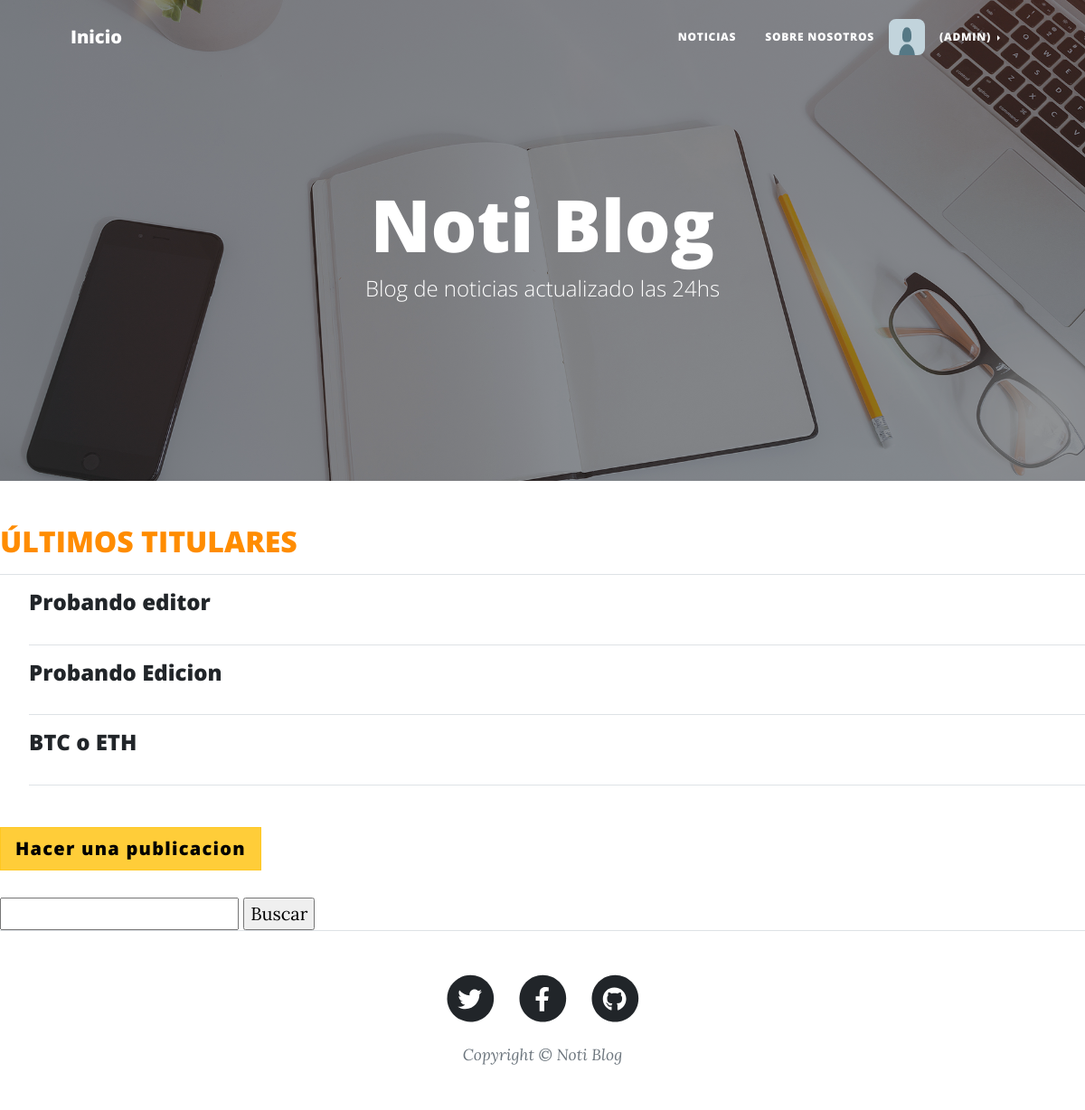
The page /PlayApp/publicaciones/ (signed in) on the database as committed earlier.
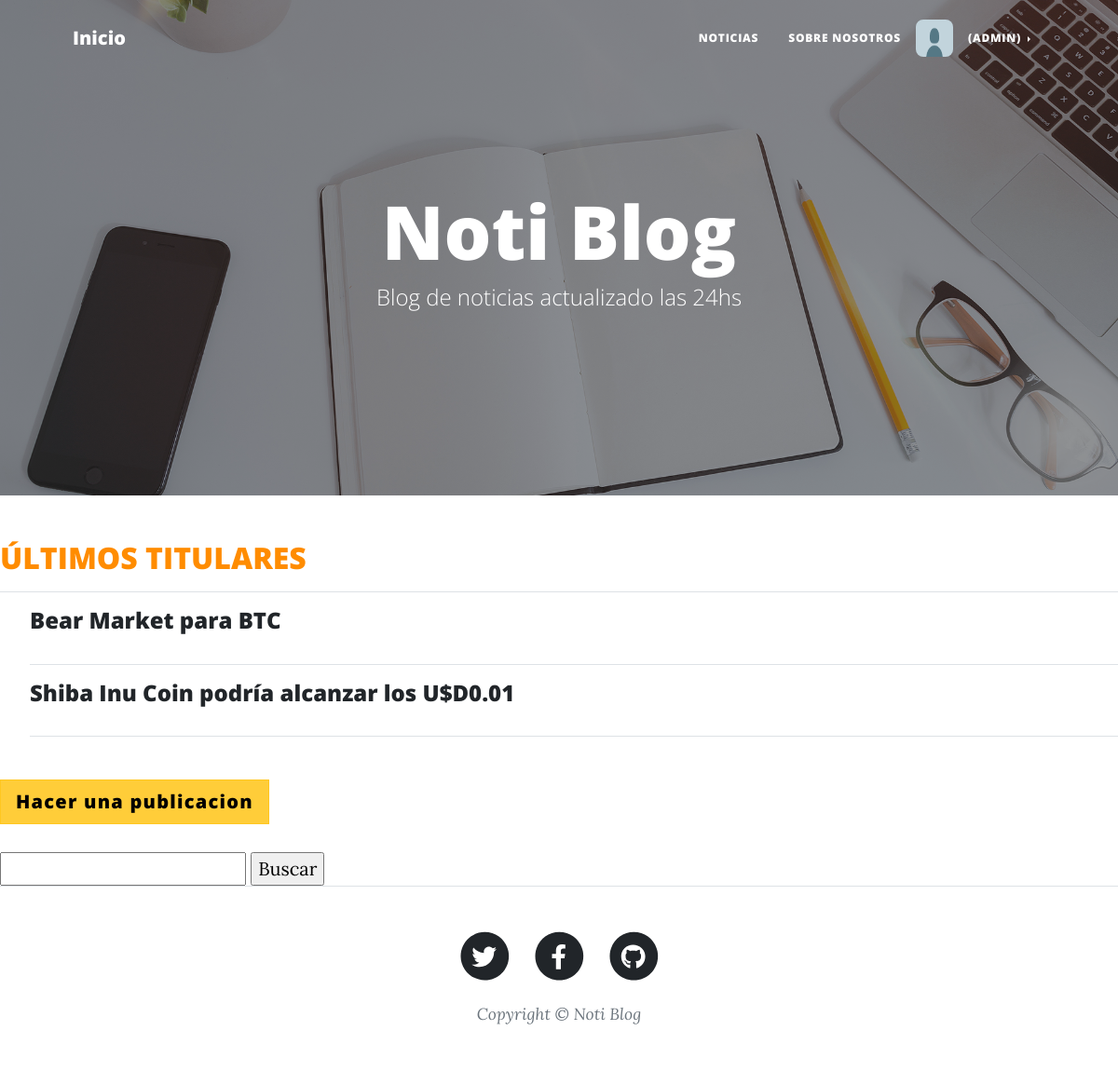
The same page on the database as committed later.
### PlayApp/models.py (models this page shows, shortened)
class Publicacion(models.Model):
    titulo = models.CharField(max_length=50, null=False, blank=False)
    autor = models.ForeignKey(settings.AUTH_USER_MODEL, on_delete=models.CASCADE)
    subtitulo = models.CharField(max_length=100, null=False, blank=False)
    noticia = RichTextField(max_length=5000)
    imagen = models.ImageField(upload_to=upload_publicacion, null=False, blank=False)
    fecha_publi= models.DateTimeField(auto_now_add=True, verbose_name="fecha publicación")
    fecha_actualizacion = models.DateTimeField(auto_now=True, verbose_name="fecha actualización")
    slug = models.SlugField(blank=True, unique=True)

### PlayApp/views.py (the view)
# urls.py: path("publicaciones/", views.publicaciones, name = "Publicaciones"),
def publicaciones(request):
    publis = Publicacion.objects.all().order_by('-fecha_publi') [0:3]
    return render(request, "PlayApp/T04-publicaciones.html", {"publis": publis})

### PlayApp/Templates/PlayApp/T04-publicaciones.html
{% extends "PlayApp/T01-view.html" %}
{% load static %}
{% block ContenidoTemplate %}
<h2 style="color:darkorange">ÚLTIMOS TITULARES</h2><hr>
{% for object in publis %}
    <ul>
        <h4><a href="{% url 'Detalle Publicaciones' object.id %}">{{object.titulo}}</a></h4>
        <p>{{object.nombre}}</p><hr>
    </ul>
{% endfor %}
<br><a  class="btn btn-warning btn-lg active" href="{% url 'Publicaciones Form' %}">Hacer una publicacion</a>
<form action="/PlayApp/busqueda_publicacion/" method="GET">
    <br><input type="text" name="titulo" id="titulo">
    <input type="submit" value="Buscar" span="glyphicon glyphicon-search">
</form>
{% endblock %}

Rows that differ between the two databases and show on the page:
removed Publicacion: titulo "Probando editor"
removed Publicacion: titulo "Probando Edicion"
removed Publicacion: titulo "BTC o ETH"
added Publicacion: titulo "Bear Market para BTC"
now on this page (row edited): Publicacion: titulo "Shiba Inu Coin podría alcanzar los U$D0.01"
